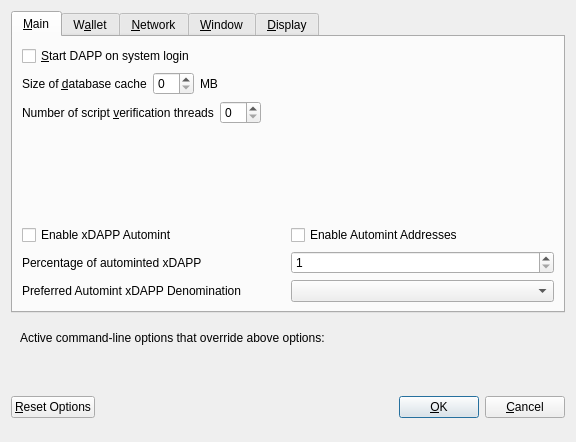
<?xml version="1.0" encoding="UTF-8"?>
<ui version="4.0">
 <class>OptionsDialog</class>
 <widget class="QDialog" name="OptionsDialog">
  <property name="geometry">
   <rect>
    <x>0</x>
    <y>0</y>
    <width>576</width>
    <height>442</height>
   </rect>
  </property>
  <property name="windowTitle">
   <string>Options</string>
  </property>
  <property name="modal">
   <bool>true</bool>
  </property>
  <layout class="QVBoxLayout" name="verticalLayout">
   <item>
    <widget class="QTabWidget" name="tabWidget">
     <property name="currentIndex">
      <number>0</number>
     </property>
     <widget class="QWidget" name="tabMain">
      <attribute name="title">
       <string>&amp;Main</string>
      </attribute>
      <layout class="QVBoxLayout" name="verticalLayout_Main">
       <item>
        <widget class="QCheckBox" name="bitcoinAtStartup">
         <property name="toolTip">
          <string>Automatically start DAPP after logging in to the system.</string>
         </property>
         <property name="text">
          <string>&amp;Start DAPP on system login</string>
         </property>
        </widget>
       </item>
       <item>
        <layout class="QHBoxLayout" name="horizontalLayout_2_Main">
         <item>
          <widget class="QLabel" name="databaseCacheLabel">
           <property name="text">
            <string>Size of &amp;database cache</string>
           </property>
           <property name="textFormat">
            <enum>Qt::PlainText</enum>
           </property>
           <property name="buddy">
            <cstring>databaseCache</cstring>
           </property>
          </widget>
         </item>
         <item>
          <widget class="QSpinBox" name="databaseCache"/>
         </item>
         <item>
          <widget class="QLabel" name="databaseCacheUnitLabel">
           <property name="text">
            <string>MB</string>
           </property>
           <property name="textFormat">
            <enum>Qt::PlainText</enum>
           </property>
          </widget>
         </item>
         <item>
          <spacer name="horizontalSpacer_2_Main">
           <property name="orientation">
            <enum>Qt::Horizontal</enum>
           </property>
           <property name="sizeHint" stdset="0">
            <size>
             <width>40</width>
             <height>20</height>
            </size>
           </property>
          </spacer>
         </item>
        </layout>
       </item>
       <item>
        <layout class="QHBoxLayout" name="horizontalLayout_3_Main">
         <item>
          <widget class="QLabel" name="threadsScriptVerifLabel">
           <property name="text">
            <string>Number of script &amp;verification threads</string>
           </property>
           <property name="textFormat">
            <enum>Qt::PlainText</enum>
           </property>
           <property name="buddy">
            <cstring>threadsScriptVerif</cstring>
           </property>
          </widget>
         </item>
         <item>
          <widget class="QSpinBox" name="threadsScriptVerif">
           <property name="toolTip">
            <string>(0 = auto, &lt;0 = leave that many cores free)</string>
           </property>
          </widget>
         </item>
         <item>
          <spacer name="horizontalSpacer_3_Main">
           <property name="orientation">
            <enum>Qt::Horizontal</enum>
           </property>
           <property name="sizeHint" stdset="0">
            <size>
             <width>40</width>
             <height>20</height>
            </size>
           </property>
          </spacer>
         </item>
        </layout>
       </item>
       <item>
        <spacer name="verticalSpacer_2">
         <property name="orientation">
          <enum>Qt::Vertical</enum>
         </property>
         <property name="sizeHint" stdset="0">
          <size>
           <width>20</width>
           <height>40</height>
          </size>
         </property>
        </spacer>
       </item>
       <item>
        <widget class="QWidget" name="verticalXdappOptionsWidget" native="true">
         <layout class="QVBoxLayout" name="verticalXdappOptionsLayout">
          <property name="margin">
           <number>0</number>
          </property>
          <item>
           <layout class="QHBoxLayout" name="horizontalAutomintingLayout">
            <item>
             <widget class="QCheckBox" name="checkBoxZeromintEnable">
              <property name="toolTip">
               <string>Enable automatic minting of DAPP units to xDAPP</string>
              </property>
              <property name="layoutDirection">
               <enum>Qt::LeftToRight</enum>
              </property>
              <property name="text">
               <string>Enable xDAPP Automint</string>
              </property>
             </widget>
            </item>
            <item>
             <widget class="QCheckBox" name="checkBoxZeromintAddresses">
              <property name="toolTip">
               <string>Enable automatic xDAPP minting from specific addresses</string>
              </property>
              <property name="layoutDirection">
               <enum>Qt::LeftToRight</enum>
              </property>
              <property name="text">
               <string>Enable Automint Addresses</string>
              </property>
             </widget>
            </item>
           </layout>
          </item>
          <item>
           <layout class="QHBoxLayout" name="horizontalZmintPercentageLayout">
            <item>
             <widget class="QLabel" name="percentage_label">
              <property name="toolTip">
               <string>Percentage of incoming DAPP which get automatically converted to xDAPP via Zerocoin Protocol (min: 10%)</string>
              </property>
              <property name="text">
               <string>Percentage of autominted xDAPP</string>
              </property>
             </widget>
            </item>
            <item>
             <widget class="QSpinBox" name="zeromintPercentage">
              <property name="minimum">
               <number>1</number>
              </property>
              <property name="maximum">
               <number>100</number>
              </property>
             </widget>
            </item>
           </layout>
          </item>
          <item>
           <layout class="QHBoxLayout" name="horizontalLayout" stretch="0,0">
            <property name="sizeConstraint">
             <enum>QLayout::SetFixedSize</enum>
            </property>
            <item>
             <widget class="QLabel" name="labelPreferredDenom">
              <property name="maximumSize">
               <size>
                <width>16777215</width>
                <height>16777215</height>
               </size>
              </property>
              <property name="toolTip">
               <string>Wait with automatic conversion to Zerocoin until enough DAPP for this denomination is available</string>
              </property>
              <property name="text">
               <string>Preferred Automint xDAPP Denomination</string>
              </property>
             </widget>
            </item>
            <item>
             <widget class="QComboBox" name="preferredDenom">
              <property name="maximumSize">
               <size>
                <width>16777215</width>
                <height>27</height>
               </size>
              </property>
              <property name="toolTip">
               <string>Wait with automatic conversion to Zerocoin until enough DAPP for this denomination is available</string>
              </property>
              <property name="maxVisibleItems">
               <number>9</number>
              </property>
              <property name="maxCount">
               <number>9</number>
              </property>
             </widget>
            </item>
           </layout>
          </item>
         </layout>
        </widget>
       </item>
      </layout>
     </widget>
     <widget class="QWidget" name="tabWallet">
      <attribute name="title">
       <string>W&amp;allet</string>
      </attribute>
      <layout class="QVBoxLayout" name="verticalLayout_Wallet">
       <item>
        <layout class="QHBoxLayout" name="horizontalLayout_2_Wallet">
         <item>
          <widget class="QLabel" name="labelStakeSplitThresholdText">
           <property name="text">
            <string>Stake split threshold:</string>
           </property>
          </widget>
         </item>
         <item>
          <widget class="QSpinBox" name="spinBoxStakeSplitThreshold">
           <property name="minimum">
            <number>1</number>
           </property>
           <property name="maximum">
            <number>999999</number>
           </property>
          </widget>
         </item>
        </layout>
       </item>
       <item>
        <widget class="QGroupBox" name="groupBox">
         <property name="title">
          <string>Expert</string>
         </property>
         <layout class="QVBoxLayout" name="verticalLayout_2">
          <item>
           <widget class="QCheckBox" name="coinControlFeatures">
            <property name="toolTip">
             <string>Whether to show coin control features or not.</string>
            </property>
            <property name="text">
             <string>Enable coin &amp;control features</string>
            </property>
           </widget>
          </item>
          <item>
           <widget class="QCheckBox" name="showMasternodesTab">
            <property name="toolTip">
             <string>Show additional tab listing all your masternodes in first sub-tab&lt;br/&gt;and all masternodes on the network in second sub-tab.</string>
            </property>
            <property name="text">
             <string>Show Masternodes Tab</string>
            </property>
           </widget>
          </item>
          <item>
           <widget class="QCheckBox" name="spendZeroConfChange">
            <property name="toolTip">
             <string>If you disable the spending of unconfirmed change, the change from a transaction&lt;br/&gt;cannot be used until that transaction has at least one confirmation.&lt;br/&gt;This also affects how your balance is computed.</string>
            </property>
            <property name="text">
             <string>&amp;Spend unconfirmed change</string>
            </property>
           </widget>
          </item>
         </layout>
        </widget>
       </item>
       <item>
        <spacer name="verticalSpacer_Wallet">
         <property name="orientation">
          <enum>Qt::Vertical</enum>
         </property>
         <property name="sizeHint" stdset="0">
          <size>
           <width>20</width>
           <height>40</height>
          </size>
         </property>
        </spacer>
       </item>
      </layout>
     </widget>
     <widget class="QWidget" name="tabNetwork">
      <attribute name="title">
       <string>&amp;Network</string>
      </attribute>
      <layout class="QVBoxLayout" name="verticalLayout_Network">
       <item>
        <widget class="QCheckBox" name="mapPortUpnp">
         <property name="toolTip">
          <string>Automatically open the DAPP client port on the router. This only works when your router supports UPnP and it is enabled.</string>
         </property>
         <property name="text">
          <string>Map port using &amp;UPnP</string>
         </property>
        </widget>
       </item>
       <item>
        <widget class="QCheckBox" name="allowIncoming">
         <property name="toolTip">
          <string>Accept connections from outside</string>
         </property>
         <property name="text">
          <string>Allow incoming connections</string>
         </property>
        </widget>
       </item>
       <item>
        <widget class="QCheckBox" name="connectSocks">
         <property name="toolTip">
          <string>Connect to the DAPP network through a SOCKS5 proxy.</string>
         </property>
         <property name="text">
          <string>&amp;Connect through SOCKS5 proxy (default proxy):</string>
         </property>
        </widget>
       </item>
       <item>
        <layout class="QHBoxLayout" name="horizontalLayout_1_Network">
         <item>
          <widget class="QLabel" name="proxyIpLabel">
           <property name="text">
            <string>Proxy &amp;IP:</string>
           </property>
           <property name="textFormat">
            <enum>Qt::PlainText</enum>
           </property>
           <property name="buddy">
            <cstring>proxyIp</cstring>
           </property>
          </widget>
         </item>
         <item>
          <widget class="QValidatedLineEdit" name="proxyIp">
           <property name="minimumSize">
            <size>
             <width>140</width>
             <height>0</height>
            </size>
           </property>
           <property name="maximumSize">
            <size>
             <width>140</width>
             <height>16777215</height>
            </size>
           </property>
           <property name="toolTip">
            <string>IP address of the proxy (e.g. IPv4: 127.0.0.1 / IPv6: ::1)</string>
           </property>
          </widget>
         </item>
         <item>
          <widget class="QLabel" name="proxyPortLabel">
           <property name="text">
            <string>&amp;Port:</string>
           </property>
           <property name="textFormat">
            <enum>Qt::PlainText</enum>
           </property>
           <property name="buddy">
            <cstring>proxyPort</cstring>
           </property>
          </widget>
         </item>
         <item>
          <widget class="QLineEdit" name="proxyPort">
           <property name="minimumSize">
            <size>
             <width>55</width>
             <height>0</height>
            </size>
           </property>
           <property name="maximumSize">
            <size>
             <width>55</width>
             <height>16777215</height>
            </size>
           </property>
           <property name="toolTip">
            <string>Port of the proxy (e.g. 9050)</string>
           </property>
          </widget>
         </item>
         <item>
          <spacer name="horizontalSpacer_1_Network">
           <property name="orientation">
            <enum>Qt::Horizontal</enum>
           </property>
           <property name="sizeHint" stdset="0">
            <size>
             <width>40</width>
             <height>20</height>
            </size>
           </property>
          </spacer>
         </item>
        </layout>
       </item>
       <item>
        <spacer name="verticalSpacer_Network">
         <property name="orientation">
          <enum>Qt::Vertical</enum>
         </property>
         <property name="sizeHint" stdset="0">
          <size>
           <width>20</width>
           <height>40</height>
          </size>
         </property>
        </spacer>
       </item>
      </layout>
     </widget>
     <widget class="QWidget" name="tabWindow">
      <attribute name="title">
       <string>&amp;Window</string>
      </attribute>
      <layout class="QVBoxLayout" name="verticalLayout_Window">
       <item>
        <widget class="QCheckBox" name="minimizeToTray">
         <property name="toolTip">
          <string>Show only a tray icon after minimizing the window.</string>
         </property>
         <property name="text">
          <string>&amp;Minimize to the tray instead of the taskbar</string>
         </property>
        </widget>
       </item>
       <item>
        <widget class="QCheckBox" name="minimizeOnClose">
         <property name="toolTip">
          <string>Minimize instead of exit the application when the window is closed. When this option is enabled, the application will be closed only after selecting Quit in the menu.</string>
         </property>
         <property name="text">
          <string>M&amp;inimize on close</string>
         </property>
        </widget>
       </item>
       <item>
        <spacer name="verticalSpacer_Window">
         <property name="orientation">
          <enum>Qt::Vertical</enum>
         </property>
         <property name="sizeHint" stdset="0">
          <size>
           <width>20</width>
           <height>40</height>
          </size>
         </property>
        </spacer>
       </item>
      </layout>
     </widget>
     <widget class="QWidget" name="tabDisplay">
      <attribute name="title">
       <string>&amp;Display</string>
      </attribute>
      <layout class="QVBoxLayout" name="verticalLayout_Display">
       <item>
        <layout class="QHBoxLayout" name="horizontalLayout_1_Display">
         <item>
          <widget class="QLabel" name="langLabel">
           <property name="text">
            <string>User Interface &amp;language:</string>
           </property>
           <property name="textFormat">
            <enum>Qt::PlainText</enum>
           </property>
           <property name="buddy">
            <cstring>lang</cstring>
           </property>
          </widget>
         </item>
         <item>
          <widget class="QValueComboBox" name="lang">
           <property name="toolTip">
            <string>The user interface language can be set here. This setting will take effect after restarting DAPP.</string>
           </property>
          </widget>
         </item>
        </layout>
       </item>
       <item>
        <widget class="QLabel" name="label_3">
         <property name="toolTip">
          <string notr="true"/>
         </property>
         <property name="statusTip">
          <string notr="true"/>
         </property>
         <property name="whatsThis">
          <string notr="true"/>
         </property>
         <property name="accessibleName">
          <string notr="true"/>
         </property>
         <property name="text">
          <string>Language missing or translation incomplete? Help contributing translations here:
https://www.transifex.com/dappcoin-project/dappcoin-project-translations</string>
         </property>
         <property name="wordWrap">
          <bool>true</bool>
         </property>
         <property name="openExternalLinks">
          <bool>true</bool>
         </property>
         <property name="textInteractionFlags">
          <set>Qt::TextBrowserInteraction</set>
         </property>
        </widget>
       </item>
       <item>
        <layout class="QHBoxLayout" name="horizontalLayout_2_Display" stretch="0,0">
         <item>
          <widget class="QLabel" name="themeLabel">
           <property name="text">
            <string>User Interface Theme:</string>
           </property>
          </widget>
         </item>
         <item>
          <widget class="QValueComboBox" name="theme"/>
         </item>
        </layout>
       </item>
       <item>
        <widget class="QWidget" name="verticalXdappDisplayWidget" native="true">
         <layout class="QVBoxLayout" name="verticalXdappDisplayLayout">
          <property name="margin">
           <number>0</number>
          </property>
          <item>
           <widget class="Line" name="line">
            <property name="orientation">
             <enum>Qt::Horizontal</enum>
            </property>
           </widget>
          </item>
          <item>
           <layout class="QHBoxLayout" name="horizontalLayout_3_Display">
            <item>
             <widget class="QLabel" name="unitLabel">
              <property name="text">
               <string>Unit to show amounts in:</string>
              </property>
              <property name="textFormat">
               <enum>Qt::PlainText</enum>
              </property>
             </widget>
            </item>
            <item>
             <widget class="QValueComboBox" name="unit">
              <property name="toolTip">
               <string>Choose the default subdivision unit to show in the interface and when sending coins.</string>
              </property>
             </widget>
            </item>
           </layout>
          </item>
          <item>
           <layout class="QHBoxLayout" name="horizontalLayout_4_Display">
            <item>
             <widget class="QLabel" name="digitsLabel">
              <property name="text">
               <string>Decimal digits</string>
              </property>
             </widget>
            </item>
            <item>
             <widget class="QValueComboBox" name="digits"/>
            </item>
           </layout>
          </item>
          <item>
           <layout class="QHBoxLayout" name="horizontalLayout_5_Display">
            <item>
             <widget class="QCheckBox" name="checkBoxHideZeroBalances">
              <property name="toolTip">
               <string>Hide empty balances</string>
              </property>
              <property name="layoutDirection">
               <enum>Qt::LeftToRight</enum>
              </property>
              <property name="text">
               <string>Hide empty balances</string>
              </property>
             </widget>
            </item>
            <item>
             <widget class="QCheckBox" name="checkBoxHideOrphans">
              <property name="toolTip">
               <string>Hide orphan stakes in transaction lists</string>
              </property>
              <property name="text">
               <string>Hide orphan stakes</string>
              </property>
             </widget>
            </item>
            <item>
             <spacer name="horizontalSpacer">
              <property name="orientation">
               <enum>Qt::Horizontal</enum>
              </property>
              <property name="sizeHint" stdset="0">
               <size>
                <width>40</width>
                <height>20</height>
               </size>
              </property>
             </spacer>
            </item>
           </layout>
          </item>
          <item>
           <layout class="QHBoxLayout" name="horizontalLayout_6_Display">
            <item>
             <widget class="QLabel" name="thirdPartyTxUrlsLabel">
              <property name="toolTip">
               <string>Third party URLs (e.g. a block explorer) that appear in the transactions tab as context menu items. %s in the URL is replaced by transaction hash. Multiple URLs are separated by vertical bar |.</string>
              </property>
              <property name="text">
               <string>Third party transaction URLs</string>
              </property>
             </widget>
            </item>
            <item>
             <widget class="QLineEdit" name="thirdPartyTxUrls">
              <property name="toolTip">
               <string>Third party URLs (e.g. a block explorer) that appear in the transactions tab as context menu items. %s in the URL is replaced by transaction hash. Multiple URLs are separated by vertical bar |.</string>
              </property>
             </widget>
            </item>
           </layout>
          </item>
         </layout>
        </widget>
       </item>
       <item>
        <spacer name="verticalSpacer">
         <property name="orientation">
          <enum>Qt::Vertical</enum>
         </property>
         <property name="sizeHint" stdset="0">
          <size>
           <width>20</width>
           <height>40</height>
          </size>
         </property>
        </spacer>
       </item>
      </layout>
     </widget>
    </widget>
   </item>
   <item>
    <widget class="QFrame" name="frame">
     <layout class="QVBoxLayout" name="verticalLayout_Bottom">
      <item>
       <layout class="QHBoxLayout" name="horizontalLayout_Bottom">
        <item>
         <widget class="QLabel" name="overriddenByCommandLineInfoLabel">
          <property name="text">
           <string>Active command-line options that override above options:</string>
          </property>
          <property name="textFormat">
           <enum>Qt::PlainText</enum>
          </property>
         </widget>
        </item>
        <item>
         <spacer name="horizontalSpacer_Bottom">
          <property name="orientation">
           <enum>Qt::Horizontal</enum>
          </property>
          <property name="sizeHint" stdset="0">
           <size>
            <width>40</width>
            <height>20</height>
           </size>
          </property>
         </spacer>
        </item>
       </layout>
      </item>
      <item>
       <widget class="QLabel" name="overriddenByCommandLineLabel">
        <property name="text">
         <string/>
        </property>
        <property name="textFormat">
         <enum>Qt::PlainText</enum>
        </property>
        <property name="wordWrap">
         <bool>true</bool>
        </property>
       </widget>
      </item>
     </layout>
    </widget>
   </item>
   <item>
    <layout class="QHBoxLayout" name="horizontalLayout_Buttons">
     <item>
      <widget class="QPushButton" name="resetButton">
       <property name="toolTip">
        <string>Reset all client options to default.</string>
       </property>
       <property name="text">
        <string>&amp;Reset Options</string>
       </property>
       <property name="autoDefault">
        <bool>false</bool>
       </property>
      </widget>
     </item>
     <item>
      <spacer name="horizontalSpacer_1">
       <property name="orientation">
        <enum>Qt::Horizontal</enum>
       </property>
       <property name="sizeHint" stdset="0">
        <size>
         <width>40</width>
         <height>48</height>
        </size>
       </property>
      </spacer>
     </item>
     <item>
      <widget class="QLabel" name="statusLabel">
       <property name="minimumSize">
        <size>
         <width>200</width>
         <height>0</height>
        </size>
       </property>
       <property name="font">
        <font>
         <weight>75</weight>
         <bold>true</bold>
        </font>
       </property>
       <property name="text">
        <string/>
       </property>
       <property name="textFormat">
        <enum>Qt::PlainText</enum>
       </property>
       <property name="wordWrap">
        <bool>true</bool>
       </property>
      </widget>
     </item>
     <item>
      <spacer name="horizontalSpacer_2">
       <property name="orientation">
        <enum>Qt::Horizontal</enum>
       </property>
       <property name="sizeHint" stdset="0">
        <size>
         <width>40</width>
         <height>48</height>
        </size>
       </property>
      </spacer>
     </item>
     <item>
      <widget class="QPushButton" name="okButton">
       <property name="text">
        <string>&amp;OK</string>
       </property>
       <property name="autoDefault">
        <bool>false</bool>
       </property>
       <property name="default">
        <bool>true</bool>
       </property>
      </widget>
     </item>
     <item>
      <widget class="QPushButton" name="cancelButton">
       <property name="text">
        <string>&amp;Cancel</string>
       </property>
       <property name="autoDefault">
        <bool>false</bool>
       </property>
      </widget>
     </item>
    </layout>
   </item>
  </layout>
 </widget>
 <customwidgets>
  <customwidget>
   <class>QValidatedLineEdit</class>
   <extends>QLineEdit</extends>
   <header>qvalidatedlineedit.h</header>
  </customwidget>
  <customwidget>
   <class>QValueComboBox</class>
   <extends>QComboBox</extends>
   <header>qvaluecombobox.h</header>
  </customwidget>
 </customwidgets>
 <resources/>
 <connections/>
</ui>
